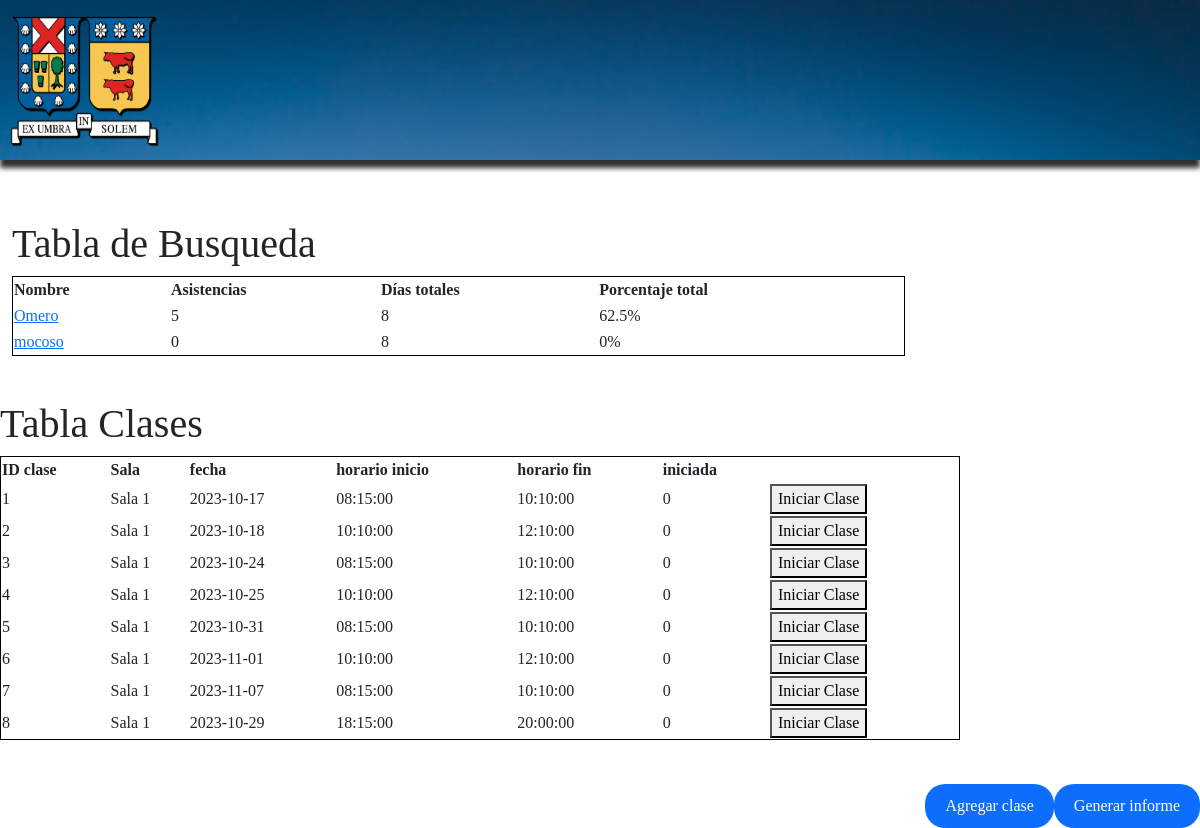
Screenshot of /php/onBoardP.php?rut=123456778 with the database file from the repository.
### tables this page shows
create table estudiante(
	rut varchar(9) not null,
    huella_dactilar int,
	usuario_id int not null,
    primary key(rut),
    foreign key(usuario_id) references usuario(id) on delete cascade on update cascade
);

create table usuario(
	id int not null auto_increment,
    tipo_usuario varchar(20) not null,
    nombre varchar(45) not null,
    correo varchar(45) not null,
    contrasena varchar(20) not null,
    primary key(id)
);

create table clase(
	id int not null auto_increment,
    profesor_rut varchar(9) not null,
    sala varchar(10) not null,
    fecha date not null,
    horario_inicio time not null,
    horario_fin time not null,
    semestre tinyint not null,
    iniciada tinyint not null,
    primary key(id),
    foreign key(profesor_rut) references profesor(rut) on delete cascade on update cascade
);

### php/onBoardP.php (the view, shortened to what this page needs)
<!DOCTYPE html>
<html>
<head>
    <link rel="stylesheet" href="../css/style.css">
    <link href="https://cdn.jsdelivr.net/npm/bootstrap@5.1.3/dist/css/bootstrap.min.css" rel="stylesheet">
</head>
<body>
    <div class="containerBanner">
        <div class="banner">
            <div class="banner-text">
                <a href="onBoardP.php"><img id="logoUsm" src="../assets/logoUsm.png"></a>
            </div>
        </div>
    </div>
    <div class="container">
        <div class="table-container">
            <h1 id="h1Tabla">Tabla de Busqueda</h1>
            <table border="1" class="tabla-personalizada">
                <thead>
                    <tr>
                        <th>Nombre</th>
                        <th>Asistencias</th>
                        <th>Días totales</th>
                        <th>Porcentaje total</th>
                    </tr>
                </thead>
                <tbody id="tablaBody">
                    <?php
                    require 'dbcon.php';
                        $sql = "SELECT * from estudiante";
                        $result = $con -> query($sql);
                        if ($result -> num_rows > 0) {
                            while ($estudiante = $result->fetch_assoc()) {
                                $sql2 = "SELECT nombre from usuario where id = " . $estudiante["usuario_id"];
                                $result2 = $con->query($sql2);
                                $usuario = mysqli_fetch_array($result2)[0];
                                $sql3 = "SELECT count(*) from asistencia where estudiante_rut = " . $estudiante["rut"] . " and asistencia = 1";
                                $result3 = $con->query($sql3);
                                $asistencia = mysqli_fetch_array($result3)[0];
                                $sql_rut = "SELECT rut FROM estudiante WHERE usuario_id = " . $estudiante["usuario_id"];
                                $result_rut = $con->query($sql_rut);
                                $rut = "";
                                if ($result_rut->num_rows > 0) {
                                    $row_rut = $result_rut->fetch_assoc();
                                    $rut = $row_rut["rut"];
                                } else {
                                    echo "No se encontró un rut para el estudiante con el nombre $nombre.";
                                }
                                $sql4 = "SELECT count(*) from clase";
                                $result4 = $con->query($sql4);
                                $clase = mysqli_fetch_array($result4)[0];
                                $porcentaje = round(($asistencia / $clase) * 100, 2);
                                echo "<tr><td><a href='onBoardE.php?rut=$rut'abrirVentanaInformacion(\"$usuario\", $asistencia, $clase, $porcentaje)'>$usuario</a></td><td>$asistencia</td><td>$clase</td><td>$porcentaje%</td><td></td></tr>";
                            }
                            echo "</table";
                        } else {
                            echo "0 resultados";
                        }
                    ?>
                </tbody>
        </div>
    </div>
    <br>
        <div class="table-container">
            <h1 id="h1Tabla">Tabla Clases</h1>
            <table border="1" class="tabla-personalizada">
                <thead>
                    <tr>
                        <th>ID clase</th>
                        <th>Sala</th>
                        <th>fecha</th>
                        <th>horario inicio</th>
                        <th>horario fin</th>
                        <th>iniciada</th>
                    </tr>
                </thead>
                <tbody id="tablaBody">
                    <?php
                    require 'dbcon.php';
                    $rut2 = $_GET['rut'];
                    $sql = "SELECT * FROM clase WHERE profesor_rut = '$rut2'";
                    $result = $con->query($sql);
                    if ($result->num_rows > 0) {
                        while ($clase = $result->fetch_assoc()) {
                            $id = $clase['id'];
                            $iniciada = $clase['iniciada'];
                            $disableButton = $iniciada ? 'disabled' : '';
                            echo "<tr>
                                    <td>$id</td>
                                    <td>{$clase['sala']}</td>
                                    <td>{$clase['fecha']}</td>
                                    <td>{$clase['horario_inicio']}</td>
                                    <td>{$clase['horario_fin']}</td>
                                    <td>{$clase['iniciada']}</td>
                                    <td><button $disableButton onclick='iniciarClase($id, \"$rut2\")'>Iniciar Clase</button></td>
                                </tr>";
                        }
                        echo "</table>";
                    } else {
                        echo "0 resultados";
                    }
                    ?>
        </div>
        <br>
    <a href="excel.php" id="btnsTable2" class="btn btn-primary float-end">Generar informe</a>
    <a href="addClase.php?rut=<?php echo $_GET['rut']; ?>" id="btnsTable2" class="btn btn-primary float-end">Agregar clase</a>
</body>
</html>

### css/style.css (style rules this page uses)
#h1Tabla { font-family: 'Poppins'; }
.tabla-personalizada { font-family: 'Poppins'; }
table { border-collapse: collapse; width: 100%; }
table, th, td { border: 1px solid black; }
.tabla-personalizada td, .tabla-personalizada th { font-family: 'Poppins'; }
#btnsTable2 { border: none; border-radius: 20px; padding: 10px 20px; margin-top: 20px; cursor: pointer; font-family: 'Poppins'; }
.containerBanner { width: 100%; height: 25vh; }
.banner { width: 100%; height: 20vh; background-image: url(../assets/imgBanner.jpg); background-size: cover; background-color: #FFFFFF; position: relative; box-shadow: 0px 8px 5px 0px #303030; }
#logoUsm { width: 20vh; height: 20vh; padding-left: 10px; }
.container { display: flex; }
.table-container { flex: 1; overflow-y: auto; }
.container { display: flex; justify-content: space-between; padding: 20px; }
.table-container { max-width: 600px; }
.container { display: flex; justify-content: start; margin: 0 !important; }
.table-container { max-width: 80%; overflow-y: auto; }

### rows the page displays
estudiante: usuario.nombre "Omero", asistencia "5", clase "8", porcentaje "62.5"
estudiante: usuario.nombre "mocoso", asistencia "0", clase "8", porcentaje "0"
clase: id "1", sala "Sala 1", fecha "2023-10-17", horario_inicio "08:15:00", horario_fin "10:10:00", iniciada "0"
clase: id "2", sala "Sala 1", fecha "2023-10-18", horario_inicio "10:10:00", horario_fin "12:10:00", iniciada "0"
clase: id "3", sala "Sala 1", fecha "2023-10-24", horario_inicio "08:15:00", horario_fin "10:10:00", iniciada "0"
clase: id "4", sala "Sala 1", fecha "2023-10-25", horario_inicio "10:10:00", horario_fin "12:10:00", iniciada "0"
clase: id "5", sala "Sala 1", fecha "2023-10-31", horario_inicio "08:15:00", horario_fin "10:10:00", iniciada "0"
clase: id "6", sala "Sala 1", fecha "2023-11-01", horario_inicio "10:10:00", horario_fin "12:10:00", iniciada "0"
clase: id "7", sala "Sala 1", fecha "2023-11-07", horario_inicio "08:15:00", horario_fin "10:10:00", iniciada "0"
clase: id "8", sala "Sala 1", fecha "2023-10-29", horario_inicio "18:15:00", horario_fin "20:00:00", iniciada "0"
